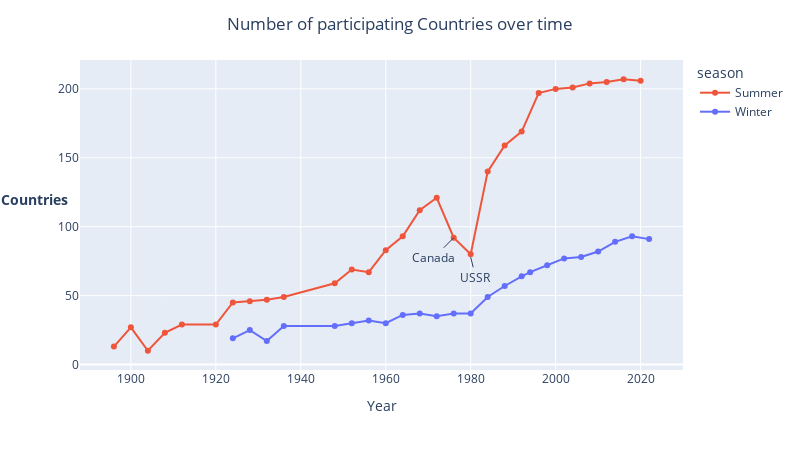
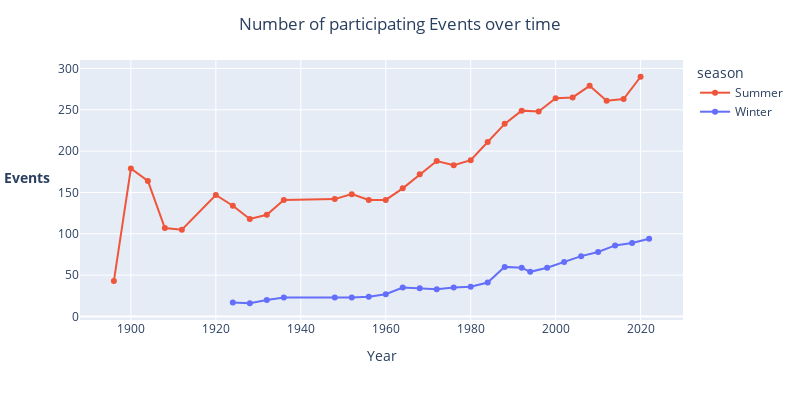

Notebook source saved alongside these figures, in order:
### Code cell
fig1 = px.line(grouped, x='year', y='country_cnt', color='season', markers='o', 
               color_discrete_map = {'Winter': '#636efa', 'Summer': '#EF553B'}, height=400, width=800)
fig2 = px.line(grouped, x='year', y='event_cnt', color='season', markers='o', 
               color_discrete_map = {'Winter': '#636efa', 'Summer': '#EF553B'}, height=400, width=800)
fig1.update_layout(xaxis_title='Year', yaxis_title="") 
fig1.add_annotation(xref='paper', yref='paper', x=-0.135, y=0.55,
            text="<b>Countries</b>", showarrow=False, font_family="Open Sans", font_size=14, font_color='#2a3f5f')
fig2.update_layout(xaxis_title='Year', yaxis_title="") 
fig2.add_annotation(xref='paper', yref='paper', x=-0.13, y=0.55,
            text="<b>Events</b>", showarrow=False, font_family="Open Sans", font_size=14)
fig1.update_layout(title='Number of participating Countries over time', title_x=0.5, height=450)
fig2.update_layout(title='Number of participating Events over time', title_x=0.5)

fig1.add_annotation(x=1980, y=80, text='USSR', showarrow=True, ax=5, ay=20, yshift=-3)
fig1.add_annotation(x=1976, y=92, text='Canada', showarrow=True, ax=-20, ay=20)
fig1.show()
fig2.show()

### Figure 1 — Plotly figure (JSON) as saved in the notebook; plotly's stock layout.template omitted (floating-point values rounded to 4 significant figures)
{"data": [{"hovertemplate": "season=Summer<br>year=%{x}<br>country_cnt=%{y}<extra></extra>", "legendgroup": "Summer", "line": {"color": "#EF553B", "dash": "solid"}, "marker": {"symbol": "circle"}, "mode": "lines+markers", "name": "Summer", "orientation": "v", "showlegend": true, "type": "scatter", "x": [1896, 1900, 1904, 1908, 1912, 1920, 1924, 1928, 1932, 1936, 1948, 1952, 1956, 1960, 1964, 1968, 1972, 1976, 1980, 1984, 1988, 1992, 1996, 2000, 2004, 2008, 2012, 2016, 2020], "xaxis": "x", "y": [13, 27, 10, 23, 29, 29, 45, 46, 47, 49, 59, 69, 67, 83, 93, 112, 121, 92, 80, 140, 159, 169, 197, 200, 201, 204, 205, 207, 206], "yaxis": "y"}, {"hovertemplate": "season=Winter<br>year=%{x}<br>country_cnt=%{y}<extra></extra>", "legendgroup": "Winter", "line": {"color": "#636efa", "dash": "solid"}, "marker": {"symbol": "circle"}, "mode": "lines+markers", "name": "Winter", "orientation": "v", "showlegend": true, "type": "scatter", "x": [1924, 1928, 1932, 1936, 1948, 1952, 1956, 1960, 1964, 1968, 1972, 1976, 1980, 1984, 1988, 1992, 1994, 1998, 2002, 2006, 2010, 2014, 2018, 2022], "xaxis": "x", "y": [19, 25, 17, 28, 28, 30, 32, 30, 36, 37, 35, 37, 37, 49, 57, 64, 67, 72, 77, 78, 82, 89, 93, 91], "yaxis": "y"}], "layout": {"annotations": [{"font": {"color": "#2a3f5f", "family": "Open Sans", "size": 14}, "showarrow": false, "text": "<b>Countries</b>", "x": -0.135, "xref": "paper", "y": 0.55, "yref": "paper"}, {"ax": 5, "ay": 20, "showarrow": true, "text": "USSR", "x": 1980, "y": 80, "yshift": -3}, {"ax": -20, "ay": 20, "showarrow": true, "text": "Canada", "x": 1976, "y": 92}], "height": 450, "legend": {"title": {"text": "season"}, "tracegroupgap": 0}, "margin": {"t": 60}, "title": {"text": "Number of participating Countries over time", "x": 0.5}, "width": 800, "xaxis": {"anchor": "y", "domain": [0, 1], "title": {"text": "Year"}}, "yaxis": {"anchor": "x", "domain": [0, 1], "title": {"text": ""}}}}

### Figure 2 — Plotly figure (JSON) as saved in the notebook; plotly's stock layout.template omitted (floating-point values rounded to 4 significant figures)
{"data": [{"hovertemplate": "season=Summer<br>year=%{x}<br>event_cnt=%{y}<extra></extra>", "legendgroup": "Summer", "line": {"color": "#EF553B", "dash": "solid"}, "marker": {"symbol": "circle"}, "mode": "lines+markers", "name": "Summer", "orientation": "v", "showlegend": true, "type": "scatter", "x": [1896, 1900, 1904, 1908, 1912, 1920, 1924, 1928, 1932, 1936, 1948, 1952, 1956, 1960, 1964, 1968, 1972, 1976, 1980, 1984, 1988, 1992, 1996, 2000, 2004, 2008, 2012, 2016, 2020], "xaxis": "x", "y": [43, 179, 164, 107, 105, 147, 134, 118, 123, 141, 142, 148, 141, 141, 155, 172, 188, 183, 189, 211, 233, 249, 248, 264, 265, 279, 261, 263, 290], "yaxis": "y"}, {"hovertemplate": "season=Winter<br>year=%{x}<br>event_cnt=%{y}<extra></extra>", "legendgroup": "Winter", "line": {"color": "#636efa", "dash": "solid"}, "marker": {"symbol": "circle"}, "mode": "lines+markers", "name": "Winter", "orientation": "v", "showlegend": true, "type": "scatter", "x": [1924, 1928, 1932, 1936, 1948, 1952, 1956, 1960, 1964, 1968, 1972, 1976, 1980, 1984, 1988, 1992, 1994, 1998, 2002, 2006, 2010, 2014, 2018, 2022], "xaxis": "x", "y": [17, 16, 20, 23, 23, 23, 24, 27, 35, 34, 33, 35, 36, 41, 60, 59, 54, 59, 66, 73, 78, 86, 89, 94], "yaxis": "y"}], "layout": {"annotations": [{"font": {"family": "Open Sans", "size": 14}, "showarrow": false, "text": "<b>Events</b>", "x": -0.13, "xref": "paper", "y": 0.55, "yref": "paper"}], "height": 400, "legend": {"title": {"text": "season"}, "tracegroupgap": 0}, "margin": {"t": 60}, "title": {"text": "Number of participating Events over time", "x": 0.5}, "width": 800, "xaxis": {"anchor": "y", "domain": [0, 1], "title": {"text": "Year"}}, "yaxis": {"anchor": "x", "domain": [0, 1], "title": {"text": ""}}}}
